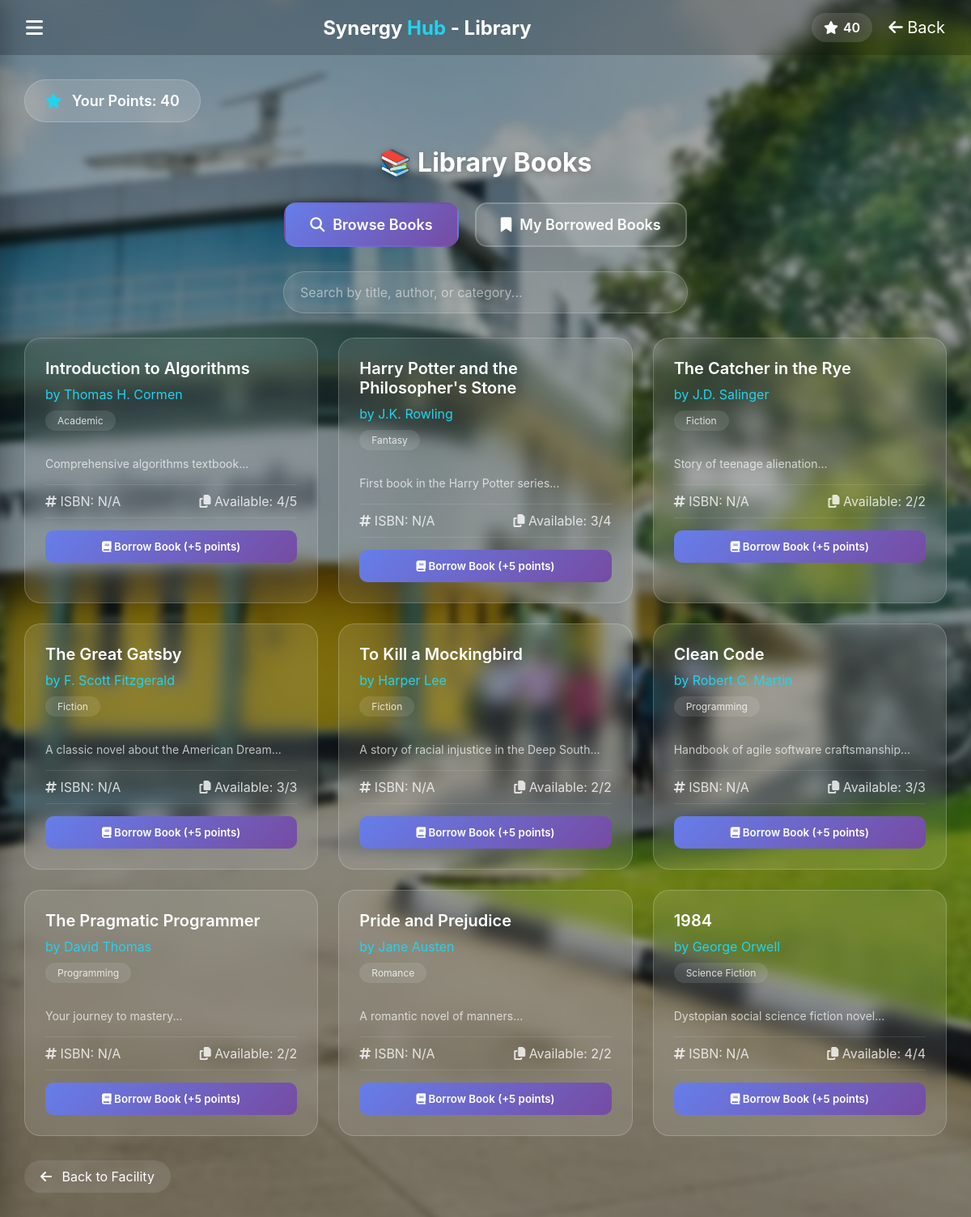
Page /synergy-hub_Full_Project/library_books.php (signed in) on the committed database.
### tables this page shows
CREATE TABLE `users` (
  `UserID` int(11) NOT NULL,
  `StudentID` varchar(20) DEFAULT NULL,
  `Name` varchar(100) NOT NULL,
  `Email` varchar(100) NOT NULL,
  `PasswordHash` varchar(255) NOT NULL,
  `Role` enum('Admin','User','Visitor') DEFAULT 'User',
  `PointsBalance` int(11) DEFAULT 0,
  `MembershipStatus` enum('Active','Inactive','Expired') DEFAULT 'Active',
  `CreatedAt` timestamp NOT NULL DEFAULT current_timestamp()
);

CREATE TABLE `books` (
  `book_id` int(11) NOT NULL,
  `title` varchar(255) NOT NULL,
  `author` varchar(255) DEFAULT NULL,
  `isbn` varchar(50) DEFAULT NULL,
  `category` varchar(100) DEFAULT NULL,
  `quantity` int(11) DEFAULT 1,
  `available` int(11) DEFAULT 1,
  `description` text DEFAULT NULL,
  `image` varchar(255) DEFAULT NULL,
  `created_at` timestamp NOT NULL DEFAULT current_timestamp()
);

### synergy-hub_Full_Project/library_books.php (the view, shortened to what this page needs)
<?php
require_once 'config.php';
$user_id = $_SESSION['user_id'];
$facility_id = isset($_GET['id']) ? intval($_GET['id']) : 0;
$active_tab = isset($_GET['tab']) ? $_GET['tab'] : 'browse';
$books_sql = "SELECT * FROM books WHERE available > 0 ORDER BY category, title";
$books_result = mysqli_query($conn, $books_sql);
$user_sql = "SELECT PointsBalance, Name FROM Users WHERE UserID = ?";
$user_stmt = mysqli_prepare($conn, $user_sql);
mysqli_stmt_bind_param($user_stmt, "i", $user_id);
mysqli_stmt_execute($user_stmt);
$user_result = mysqli_stmt_get_result($user_stmt);
$user = mysqli_fetch_assoc($user_result);
?>
<!DOCTYPE html>
<html lang="en">
<head>
    <link rel="stylesheet" href="https://cdnjs.cloudflare.com/ajax/libs/font-awesome/6.5.0/css/all.min.css">
</head>
<body>
<div class="bg"></div>
<header class="navbar">
    <div class="menu-btn" onclick="toggleSidebar()">
        <i class="fa-solid fa-bars"></i>
    </div>
    <h1 class="logo">Synergy <span>Hub</span> - Library</h1>
    <div class="icons">
        <div class="points">
            <i class="fa-solid fa-star"></i>
            <span id="pointsDisplay"><?php echo $user['PointsBalance']; ?></span>
        </div>
        <a href="facility_details.php?id=<?php echo $facility_id; ?>" class="home-link">
            <i class="fa-solid fa-arrow-left"></i> Back
        </a>
    </div>
</header>
<div class="container">
    <div class="points-badge">
        <i class="fa-solid fa-star"></i> Your Points: <span id="currentPoints"><?php echo $user['PointsBalance']; ?></span>
    </div>
    <h1 class="page-title">📚 Library Books</h1>
    <div class="tabs">
        <button class="tab-btn <?php echo $active_tab == 'browse' ? 'active' : ''; ?>" onclick="switchTab('browse')">
            <i class="fa-solid fa-magnifying-glass"></i> Browse Books
        </button>
        <button class="tab-btn <?php echo $active_tab == 'borrowed' ? 'active' : ''; ?>" onclick="switchTab('borrowed')">
            <i class="fa-solid fa-bookmark"></i> My Borrowed Books
        </button>
    </div>
    <div class="search-box" id="browseTab" style="display: <?php echo $active_tab == 'browse' ? 'block' : 'none'; ?>;">
        <input type="text" id="searchBooks" placeholder="Search by title, author, or category..." onkeyup="searchBooks()">
    </div>
    <div id="booksGrid" class="books-grid" style="display: <?php echo $active_tab == 'browse' ? 'grid' : 'none'; ?>;">
        <?php
        mysqli_data_seek($books_result, 0);
        while($book = mysqli_fetch_assoc($books_result)):
        ?>
        <div class="book-card" data-title="<?php echo strtolower($book['title']); ?>"
             data-author="<?php echo strtolower($book['author']); ?>"
             data-category="<?php echo strtolower($book['category']); ?>">
            <div class="book-title"><?php echo htmlspecialchars($book['title']); ?></div>
            <div class="book-author">by <?php echo htmlspecialchars($book['author']); ?></div>
            <div class="book-category"><?php echo htmlspecialchars($book['category']); ?></div>
            <div class="book-description"><?php echo htmlspecialchars(substr($book['description'], 0, 100)) . '...'; ?></div>
            <div class="book-stats">
                <span><i class="fa-solid fa-hashtag"></i> ISBN: <?php echo htmlspecialchars($book['isbn'] ?: 'N/A'); ?></span>
                <span><i class="fa-solid fa-copy"></i> Available: <?php echo $book['available']; ?>/<?php echo $book['quantity']; ?></span>
            </div>
            <button class="borrow-btn" onclick="borrowBook(<?php echo $book['book_id']; ?>)"
                <?php echo ($book['available'] <= 0) ? 'disabled' : ''; ?>>
                <i class="fa-solid fa-book"></i> Borrow Book (+5 points)
            </button>
        </div>
        <?php endwhile; ?>
    </div>
    <a href="facility_details.php?id=<?php echo $facility_id; ?>" class="back-btn">
        <i class="fa-solid fa-arrow-left"></i> Back to Facility
    </a>
</div>
</body>
</html>

### synergy-hub_Full_Project/library_books.php (style rules this page uses)
* { margin: 0; padding: 0; box-sizing: border-box; font-family: -apple-system, BlinkMacSystemFont, 'Segoe UI', Roboto, Oxygen, Ubuntu, sans-serif; }
body { min-height: 100vh; position: relative; }
.bg { position: fixed; top: 0; left: 0; right: 0; bottom: 0; z-index: -1; }
.bg::before { content: ""; position: absolute; inset: 0; background-image: url("campus.jpg"); background-size: cover; background-position: center; filter: blur(4px) brightness(0.65); transform: scale(1.05); pointer-events: none; }
.navbar { display: flex; justify-content: space-between; align-items: center; padding: 16px 32px; background: rgba(0,0,0,0.2); backdrop-filter: blur(10px); position: relative; z-index: 1000; }
.logo { font-size: 24px; font-weight: 700; color: white; }
.logo span { color: #22d3ee; }
.icons { display: flex; gap: 20px; align-items: center; }
.menu-btn { color: white; font-size: 24px; cursor: pointer; transition: transform 0.3s ease; }
.points { display: flex; align-items: center; gap: 6px; font-weight: 600; padding: 8px 15px; border-radius: 20px; background: rgba(255,255,255,0.15); backdrop-filter: blur(10px); color: white; transition: all 0.3s; }
.home-link { color: white; font-size: 20px; text-decoration: none; }
.container { padding: 30px; max-width: 1400px; margin: 0 auto; }
.page-title { color: white; font-size: 32px; margin-bottom: 30px; text-align: center; text-shadow: 0 2px 10px rgba(0,0,0,0.3); }
.points-badge { background: rgba(255,255,255,0.15); backdrop-filter: blur(10px); color: white; padding: 15px 25px; border-radius: 50px; display: inline-block; margin-bottom: 30px; font-weight: 600; font-size: 18px; border: 1px solid rgba(255,255,255,0.2); }
.points-badge i { color: #22d3ee; margin-right: 8px; }
.tabs { display: flex; justify-content: center; gap: 20px; margin-bottom: 30px; }
.tab-btn { padding: 15px 30px; background: rgba(255,255,255,0.1); border: 2px solid rgba(255,255,255,0.2); border-radius: 15px; color: white; font-size: 18px; font-weight: 600; cursor: pointer; transition: all 0.3s; display: flex; align-items: center; gap: 10px; }
.tab-btn.active { background: linear-gradient(135deg, #667eea 0%, #764ba2 100%); border-color: transparent; }
.books-grid { display: grid; grid-template-columns: repeat(auto-fill, minmax(300px, 1fr)); gap: 25px; margin-top: 20px; }
.book-card { background: rgba(255,255,255,0.1); backdrop-filter: blur(10px); border-radius: 20px; padding: 25px; border: 1px solid rgba(255,255,255,0.2); transition: all 0.3s; }
.book-title { color: white; font-size: 20px; font-weight: 600; margin-bottom: 10px; }
.book-author { color: #22d3ee; font-size: 16px; margin-bottom: 10px; }
.book-category { display: inline-block; padding: 5px 15px; background: rgba(255,255,255,0.1); border-radius: 20px; color: rgba(255,255,255,0.8); font-size: 12px; margin-bottom: 15px; }
.book-description { color: rgba(255,255,255,0.7); font-size: 14px; margin: 15px 0; line-height: 1.5; }
.book-stats { display: flex; justify-content: space-between; margin: 15px 0; padding: 10px 0; border-top: 1px solid rgba(255,255,255,0.1); border-bottom: 1px solid rgba(255,255,255,0.1); color: rgba(255,255,255,0.8); }
.borrow-btn { width: 100%; padding: 12px; background: linear-gradient(135deg, #667eea 0%, #764ba2 100%); border: none; border-radius: 10px; color: white; font-weight: 600; cursor: pointer; transition: all 0.3s; }
.search-box { width: 100%; max-width: 500px; margin: 0 auto 30px; }
.search-box input { width: 100%; padding: 15px 20px; border: none; border-radius: 30px; background: rgba(255,255,255,0.1); color: white; font-size: 16px; outline: none; border: 1px solid rgba(255,255,255,0.2); }
.search-box input::placeholder { color: rgba(255,255,255,0.5); }
.back-btn { display: inline-block; margin-top: 30px; color: white; text-decoration: none; font-size: 16px; padding: 10px 20px; background: rgba(255,255,255,0.1); border-radius: 30px; transition: all 0.3s; }
.back-btn i { margin-right: 8px; }

### rows in the picture
users: PointsBalance "40"
books: title "Introduction to Algorithms", author "Thomas H. Cormen", category "Academic", description "Comprehensive algorithms textbook", isbn "N/A", available "4", quantity "5"
books: title "Harry Potter and the Philosopher's Stone", author "J.K. Rowling", category "Fantasy", description "First book in the Harry Potter series", isbn "N/A", available "3", quantity "4"
books: title "The Catcher in the Rye", author "J.D. Salinger", category "Fiction", description "Story of teenage alienation", isbn "N/A", available "2", quantity "2"
books: title "The Great Gatsby", author "F. Scott Fitzgerald", category "Fiction", description "A classic novel about the American Dream", isbn "N/A", available "3", quantity "3"
books: title "To Kill a Mockingbird", author "Harper Lee", category "Fiction", description "A story of racial injustice in the Deep South", isbn "N/A", available "2", quantity "2"
books: title "Clean Code", author "Robert C. Martin", category "Programming", description "Handbook of agile software craftsmanship", isbn "N/A", available "3", quantity "3"
books: title "The Pragmatic Programmer", author "David Thomas", category "Programming", description "Your journey to mastery", isbn "N/A", available "2", quantity "2"
books: title "Pride and Prejudice", author "Jane Austen", category "Romance", description "A romantic novel of manners", isbn "N/A", available "2", quantity "2"
books: title "1984", author "George Orwell", category "Science Fiction", description "Dystopian social science fiction novel", isbn "N/A", available "4", quantity "4"
